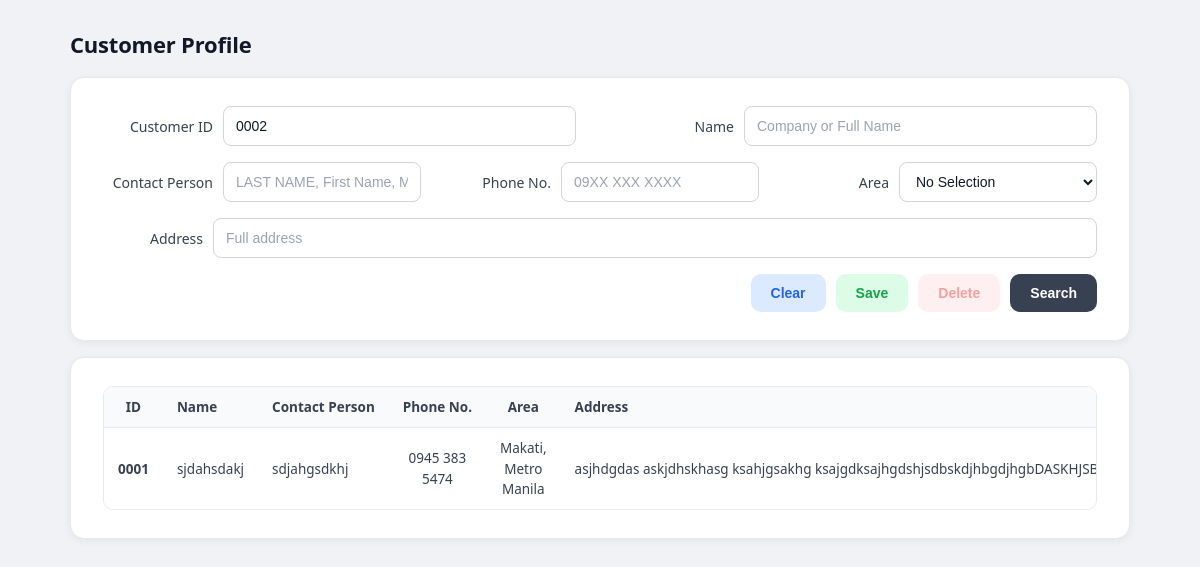
The app's page /profiles/?tab=customer, older data.
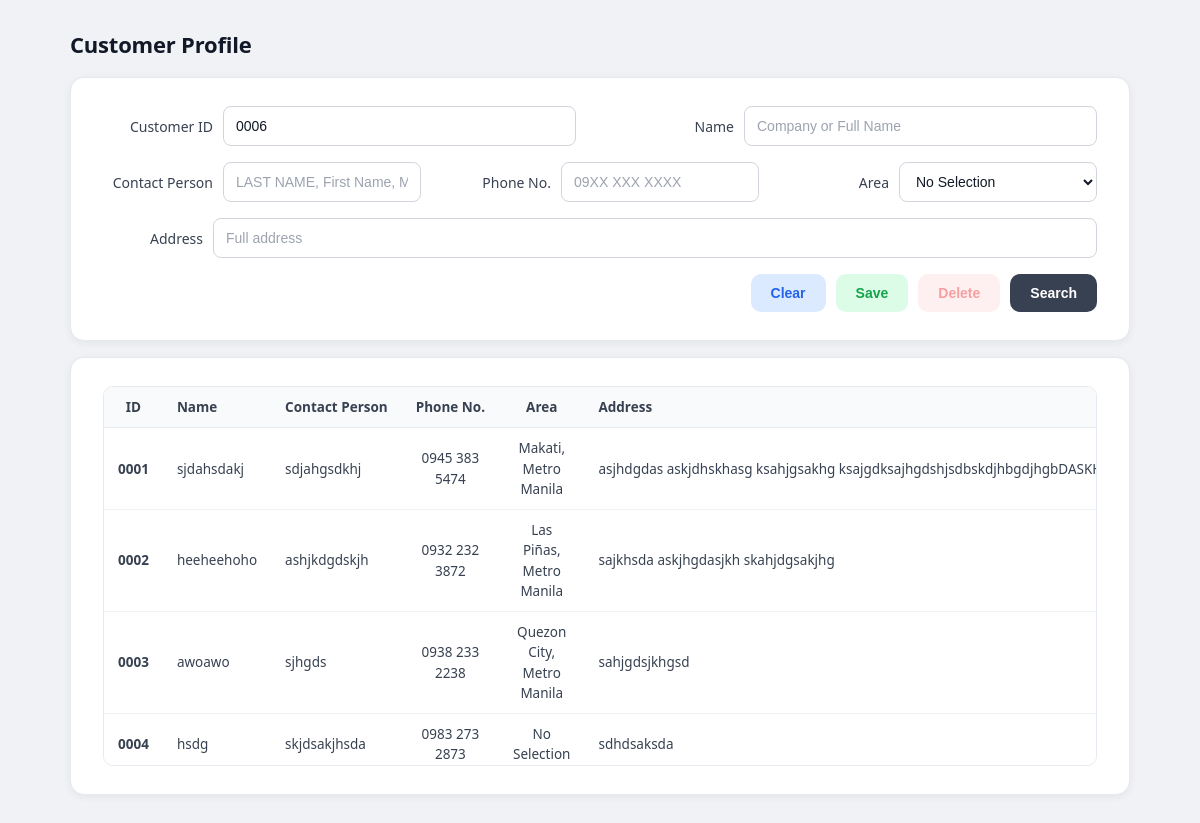
The same page, newer data.
### payroll_app/models.py (models this page shows, shortened)
class Customer(models.Model):
    AREA_CHOICES = [
        ("No Selection", "No Selection"),
        ('Caloocan, Metro Manila', 'Caloocan, Metro Manila'),
        ('Las Piñas, Metro Manila', 'Las Piñas, Metro Manila'),
        ('Makati, Metro Manila', 'Makati, Metro Manila'),
        ('Malabon, Metro Manila', 'Malabon, Metro Manila'),
        ('Mandaluyong, Metro Manila', 'Mandaluyong, Metro Manila'),
        ('Manila, Metro Manila', 'Manila, Metro Manila'),
        ('Marikina, Metro Manila', 'Marikina, Metro Manila'),
        ('Muntinlupa, Metro Manila', 'Muntinlupa, Metro Manila'),
        ('Navotas, Metro Manila', 'Navotas, Metro Manila'),
        ('Parañaque, Metro Manila', 'Parañaque, Metro Manila'),
        ('Pasay, Metro Manila', 'Pasay, Metro Manila'),
        ('Pasig, Metro Manila', 'Pasig, Metro Manila'),
        ('Quezon City, Metro Manila', 'Quezon City, Metro Manila'),
        ('San Juan, Metro Manila', 'San Juan, Metro Manila'),
        ('Taguig, Metro Manila', 'Taguig, Metro Manila'),
        ('Valenzuela, Metro Manila', 'Valenzuela, Metro Manila'),
        ('Pateros, Metro Manila', 'Pateros, Metro Manila'),
        ('Alaminos, Pangasinan', 'Alaminos, Pangasinan'),
        ('Batac, Ilocos Norte', 'Batac, Ilocos Norte'),
        ('Candon, Ilocos Sur', 'Candon, Ilocos Sur'),
        ('Dagupan, Pangasinan', 'Dagupan, Pangasinan'),
        ('Laoag, Ilocos Norte', 'Laoag, Ilocos Norte'),
        ('San Carlos, Pangasinan', 'San Carlos, Pangasinan'),
        ('San Fernando, La Union', 'San Fernando, La Union'),
        ('Urdaneta, Pangasinan', 'Urdaneta, Pangasinan'),
        ('Vigan, Ilocos Sur', 'Vigan, Ilocos Sur'),
        ('Cauayan, Isabela', 'Cauayan, Isabela'),
        ('Ilagan, Isabela', 'Ilagan, Isabela'),
        ('Santiago, Isabela', 'Santiago, Isabela'),
        ('Tuguegarao, Cagayan', 'Tuguegarao, Cagayan'),
        ('Angeles City, Pampanga', 'Angeles City, Pampanga'),
        ('Balanga, Bataan', 'Balanga, Bataan'),
        ('Cabanatuan, Nueva Ecija', 'Cabanatuan, Nueva Ecija'),
        ('Gapan, Nueva Ecija', 'Gapan, Nueva Ecija'),
        ('Mabalacat, Pampanga', 'Mabalacat, Pampanga'),
        ('Malolos, Bulacan', 'Malolos, Bulacan'),
        ('Meycauayan, Bulacan', 'Meycauayan, Bulacan'),
        ('Muñoz, Nueva Ecija', 'Muñoz, Nueva Ecija'),
        ('Olongapo, Zambales', 'Olongapo, Zambales'),
        ('Palayan, Nueva Ecija', 'Palayan, Nueva Ecija'),
        ('San Fernando, Pampanga', 'San Fernando, Pampanga'),
        ('San Jose, Nueva Ecija', 'San Jose, Nueva Ecija'),
        ('San Jose del Monte, Bulacan', 'San Jose del Monte, Bulacan'),
        ('Tarlac City, Tarlac', 'Tarlac City, Tarlac'),
        ('Antipolo, Rizal', 'Antipolo, Rizal'),
        ('Bacoor, Cavite', 'Bacoor, Cavite'),
        ('Batangas City, Batangas', 'Batangas City, Batangas'),
        ('Biñan, Laguna', 'Biñan, Laguna'),
        ('Cabuyao, Laguna', 'Cabuyao, Laguna'),
        ('Calamba, Laguna', 'Calamba, Laguna'),
        ('Calaca, Batangas', 'Calaca, Batangas'),
        ('Carmona, Cavite', 'Carmona, Cavite'),
        ('Cavite City, Cavite', 'Cavite City, Cavite'),
        ('Dasmariñas, Cavite', 'Dasmariñas, Cavite'),
        ('General Trias, Cavite', 'General Trias, Cavite'),
        ('Imus, Cavite', 'Imus, Cavite'),
        ('Lipa, Batangas', 'Lipa, Batangas'),
        ('Lucena, Quezon', 'Lucena, Quezon'),
        ('San Pablo, Laguna', 'San Pablo, Laguna'),
        ('San Pedro, Laguna', 'San Pedro, Laguna'),
        ('Santa Rosa, Laguna', 'Santa Rosa, Laguna'),
        ('Santo Tomas, Batangas', 'Santo Tomas, Batangas'),
        ('Tagaytay, Cavite', 'Tagaytay, Cavite'),
        ('Tanauan, Batangas', 'Tanauan, Batangas'),
        ('Tayabas, Quezon', 'Tayabas, Quezon'),
        ('Trece Martires, Cavite', 'Trece Martires, Cavite'),
        ('Calapan, Oriental Mindoro', 'Calapan, Oriental Mindoro'),
        ('Puerto Princesa, Palawan', 'Puerto Princesa, Palawan'),
        ('Iriga, Camarines Sur', 'Iriga, Camarines Sur'),
        ('Legazpi, Albay', 'Legazpi, Albay'),
        ('Ligao, Albay', 'Ligao, Albay'),
        ('Masbate City, Masbate', 'Masbate City, Masbate'),
        ('Naga, Camarines Sur', 'Naga, Camarines Sur'),
        ('Sorsogon City, Sorsogon', 'Sorsogon City, Sorsogon'),
        ('Tabaco, Albay', 'Tabaco, Albay'),
        ('Bacolod, Negros Occidental', 'Bacolod, Negros Occidental'),
        ('Bago, Negros Occidental', 'Bago, Negros Occidental'),
        ('Cadiz, Negros Occidental', 'Cadiz, Negros Occidental'),
        ('Escalante, Negros Occidental', 'Escalante, Negros Occidental'),
        ('Himamaylan, Negros Occidental', 'Himamaylan, Negros Occidental'),
        ('Iloilo City, Iloilo', 'Iloilo City, Iloilo'),
        ('Kabankalan, Negros Occidental', 'Kabankalan, Negros Occidental'),
        ('La Carlota, Negros Occidental', 'La Carlota, Negros Occidental'),
        ('Passi, Iloilo', 'Passi, Iloilo'),
        ('Roxas, Capiz', 'Roxas, Capiz'),
        ('Sagay, Negros Occidental', 'Sagay, Negros Occidental'),
        ('San Carlos, Negros Occidental', 'San Carlos, Negros Occidental'),
        ('Silay, Negros Occidental', 'Silay, Negros Occidental'),
        ('Sipalay, Negros Occidental', 'Sipalay, Negros Occidental'),
        ('Talisay, Negros Occidental', 'Talisay, Negros Occidental'),
        ('Victorias, Negros Occidental', 'Victorias, Negros Occidental'),
        ('Bais, Negros Oriental', 'Bais, Negros Oriental'),
        ('Bayawan, Negros Oriental', 'Bayawan, Negros Oriental'),
        ('Bogo, Cebu', 'Bogo, Cebu'),
        ('Canlaon, Negros Oriental', 'Canlaon, Negros Oriental'),
        ('Carcar, Cebu', 'Carcar, Cebu'),
        ('Cebu City, Cebu', 'Cebu City, Cebu'),
        ('Danao, Cebu', 'Danao, Cebu'),
        ('Dumaguete, Negros Oriental', 'Dumaguete, Negros Oriental'),
        ('Guihulngan, Negros Oriental', 'Guihulngan, Negros Oriental'),
        ('Lapu-Lapu, Cebu', 'Lapu-Lapu, Cebu'),
        ('Mandaue, Cebu', 'Mandaue, Cebu'),
        ('Naga, Cebu', 'Naga, Cebu'),
        ('San Fernando, Cebu', 'San Fernando, Cebu'),
        ('Talisay, Cebu', 'Talisay, Cebu'),
        ('Tanjay, Negros Oriental', 'Tanjay, Negros Oriental'),
        ('Toledo, Cebu', 'Toledo, Cebu'),
        ('Baybay, Leyte', 'Baybay, Leyte'),
        ('Borongan, Eastern Samar', 'Borongan, Eastern Samar'),
        ('Calbayog, Samar', 'Calbayog, Samar'),
        ('Catbalogan, Samar', 'Catbalogan, Samar'),
        ('Maasin, Southern Leyte', 'Maasin, Southern Leyte'),
        ('Ormoc, Leyte', 'Ormoc, Leyte'),
        ('Tacloban, Leyte', 'Tacloban, Leyte'),
        ('Dapitan, Zamboanga del Norte', 'Dapitan, Zamboanga del Norte'),
        ('Dipolog, Zamboanga del Norte', 'Dipolog, Zamboanga del Norte'),
        ('Isabela, Basilan', 'Isabela, Basilan'),
        ('Pagadian, Zamboanga del Sur', 'Pagadian, Zamboanga del Sur'),
        ('Zamboanga City, Zamboanga del Sur', 'Zamboanga City, Zamboanga del Sur'),
        ('Cagayan de Oro, Misamis Oriental', 'Cagayan de Oro, Misamis Oriental'),
        ('El Salvador, Misamis Oriental', 'El Salvador, Misamis Oriental'),
        ('Gingoog, Misamis Oriental', 'Gingoog, Misamis Oriental'),
        ('Iligan, Lanao del Norte', 'Iligan, Lanao del Norte'),
        ('Malaybalay, Bukidnon', 'Malaybalay, Bukidnon'),
        ('Oroquieta, Misamis Occidental', 'Oroquieta, Misamis Occidental'),
        ('Ozamiz, Misamis Occidental', 'Ozamiz, Misamis Occidental'),
        ('Tangub, Misamis Occidental', 'Tangub, Misamis Occidental'),
        ('Valencia, Bukidnon', 'Valencia, Bukidnon'),
        ('Davao City, Davao del Sur', 'Davao City, Davao del Sur'),
        ('Digos, Davao del Sur', 'Digos, Davao del Sur'),
        ('Mati, Davao Oriental', 'Mati, Davao Oriental'),
        ('Panabo, Davao del Norte', 'Panabo, Davao del Norte'),
        ('Samal, Davao del Norte', 'Samal, Davao del Norte'),
        ('Tagum, Davao del Norte', 'Tagum, Davao del Norte'),
        ('General Santos, South Cotabato', 'General Santos, South Cotabato'),
        ('Kidapawan, Cotabato', 'Kidapawan, Cotabato'),
        ('Koronadal, South Cotabato', 'Koronadal, South Cotabato'),
        ('Tacurong, Sultan Kudarat', 'Tacurong, Sultan Kudarat'),
        ('Bislig, Surigao del Sur', 'Bislig, Surigao del Sur'),
        ('Butuan, Agusan del Norte', 'Butuan, Agusan del Norte'),
        ('Cabadbaran, Agusan del Norte', 'Cabadbaran, Agusan del Norte'),
        ('Surigao City, Surigao del Norte', 'Surigao City, Surigao del Norte'),
        ('Tandag, Surigao del Sur', 'Tandag, Surigao del Sur'),
        ('Baguio, Benguet', 'Baguio, Benguet'),
        ('Tabuk, Kalinga', 'Tabuk, Kalinga'),
        ('Cotabato City, Maguindanao del Norte', 'Cotabato City, Maguindanao del Norte'),
        ('Lamitan, Basilan', 'Lamitan, Basilan'),
        ('Marawi, Lanao del Sur', 'Marawi, Lanao del Sur'),
    ]
    customer_id = models.CharField(max_length=4, primary_key=True, editable=False)
    name = models.CharField(max_length=50)
    contact_person = models.CharField(max_length=50)
    phone_no = models.CharField(max_length=13)
    address = models.CharField(max_length=150)
    area = models.CharField(
        max_length=100,
        choices=AREA_CHOICES,
        default="No Selection",
        blank=True,
    )
    class Meta:
        db_table = "CUSTOMER"

### payroll_app/views.py (the view, shortened to what this page needs)
# urls.py: path("profiles/", views.profiles, name="profiles"),
def profiles(request):
    active_tab = request.GET.get("tab", "product")
    products = Product.objects.all().order_by("product_id")
    customers = Customer.objects.all().order_by("customer_id")
    agents = Agent.objects.all().order_by("agent_id")
    banks = Bank.objects.all().order_by("bank_id")
    if active_tab == "customer":
        customer_id = (request.GET.get("customer_id") or "").strip()
        name = request.GET.get("name")
        contact_person = request.GET.get("contact_person")
        phone_no = (request.GET.get("phone_no") or "").strip()
        area = request.GET.get("area")
        address = request.GET.get("address")
        if customer_id:
            customers = customers.filter(customer_id__icontains=customer_id)
        if name:
            customers = customers.filter(name__icontains=name)
        if contact_person:
            customers = customers.filter(contact_person__icontains=contact_person)
        if phone_no:
            customers = customers.filter(phone_no__icontains=phone_no)
        if area and area != "No Selection":
            customers = customers.filter(area=area)
        if address:
            customers = customers.filter(address__icontains=address)
    context = {
        "active_tab": active_tab,
        "products": products,
        "customers": customers,
        "agents": agents,
        "banks": banks,
        "next_product_id": next_padded_id(Product, "product_id", 5),
        "next_customer_id": next_padded_id(Customer, "customer_id", 4),
        "next_agent_id": next_padded_id(Agent, "agent_id", 4),
        "next_bank_id": next_padded_id(Bank, "bank_id", 4),
        "area_choices": Customer.AREA_CHOICES,
    }
    return render(request, "profiles.html", context)

### payroll_app/models.py (called while the page is built)
def next_padded_id(model_cls, field_name: str, width: int) -> str:
    current_max = model_cls.objects.aggregate(m=Max(field_name))["m"]
    if not current_max:
        return str(1).zfill(width)
    return str(int(current_max) + 1).zfill(width)

### payroll_app/templates/profiles.html (shortened to what the changed rows need)
{% extends 'base.html' %}
{% load static %}
{% block content %}
<div class="page-wrap">
	{% if active_tab == 'customer' %}
		<h1 class="page-title">Customer Profile</h1>
		<div class="pf-card">
			<form id="customerForm" method="POST" action="{% url 'customer_create' %}" novalidate>
				<div class="pf-form-cols" style="margin-bottom:16px;">
					<div class="pf-field" style="margin-bottom:0;">
						<label class="pf-label" for="customer_id">Customer ID</label>
						<div>
							<input type="text" class="pf-input" id="customer_id" name="customer_id" value="{% if request.GET.customer_id %}{{ request.GET.customer_id }}{% elif request.GET.name or request.GET.contact_person or request.GET.phone_no or request.GET.area or request.GET.address %}{% else %}{{ next_customer_id }}{% endif %}">
						</div>
					</div>
					<div class="pf-field" style="margin-bottom:0;">
						<label class="pf-label" for="customer_name">Name</label>
						<div>
							<input type="text" class="pf-input" id="customer_name" name="name" value="{{ request.GET.name|default:'' }}" maxlength="50" autocomplete="off" placeholder="Company or Full Name">
						</div>
					</div>
				</div>
				<div class="pf-row-3">
					<div class="pf-field">
						<label class="pf-label" for="contact_person">Contact Person</label>
						<div>
							<input type="text" class="pf-input" id="contact_person" name="contact_person" value="{{ request.GET.contact_person|default:'' }}" maxlength="50" autocomplete="off" placeholder="LAST NAME, First Name, M.I.">
						</div>
					</div>
					<div class="pf-field">
						<label class="pf-label" for="customer_phone">Phone No.</label>
						<div>
							<input type="text" class="pf-input" id="customer_phone" name="phone_no" value="{{ request.GET.phone_no|default:'' }}" maxlength="13" placeholder="09XX XXX XXXX" autocomplete="off">
						</div>
					</div>
					<div class="pf-field">
						<label class="pf-label" for="area">Area</label>
						<div>
							<select class="pf-select" id="area" name="area">
								{% for value, label in area_choices %}
									<option value="{{ value }}" {% if request.GET.area == value %}selected{% endif %}>{{ label }}</option>
								{% endfor %}
							</select>
						</div>
					</div>
				</div>
				<div class="pf-row-full">
					<div class="pf-field" style="grid-template-columns: 100px 1fr;">
						<label class="pf-label" for="customer_address">Address</label>
						<div>
							<input type="text" class="pf-input" id="customer_address" name="address" value="{{ request.GET.address|default:'' }}" maxlength="150" autocomplete="off" placeholder="Full address">
						</div>
					</div>
				</div>
				<div class="pf-actions">
					<button type="button" id="clearBtnCustomer" class="pf-btn pf-btn-clear">Clear</button>
					<button type="submit" id="saveBtnCustomer" class="pf-btn pf-btn-save">Save</button>
					<button type="button" id="deleteBtnCustomer" class="pf-btn pf-btn-delete" disabled>Delete</button>
					<button type="button" id="searchBtnCustomer" class="pf-btn pf-btn-search">Search</button>
				</div>
			</form>
		</div>
		<div class="pf-card">
			<div class="pf-table-wrap">
				<table class="pf-table" style="min-width:900px;">
					<thead>
						<tr>
							<th style="width:70px;">ID</th>
							<th class="col-desc" style="width:160px;">Name</th>
							<th class="col-desc" style="width:180px;">Contact Person</th>
							<th style="width:140px;">Phone No.</th>
							<th style="width:180px;">Area</th>
							<th class="col-desc">Address</th>
						</tr>
					</thead>
					<tbody>
						{% for customer in customers %}
							<tr class="customer-row" title="Click to edit" data-id="{{ customer.customer_id }}" data-name="{{ customer.name }}" data-contact="{{ customer.contact_person }}" data-phone="{{ customer.phone_no }}" data-area="{{ customer.area }}" data-address="{{ customer.address }}">
								<td class="col-id">{{ customer.customer_id }}</td>
								<td class="col-desc">{{ customer.name }}</td>
								<td class="col-desc">{{ customer.contact_person }}</td>
								<td>{{ customer.phone_no }}</td>
								<td>{{ customer.area }}</td>
								<td class="col-desc" style="white-space:nowrap;">{{ customer.address }}</td>
							</tr>
						{% empty %}
							<tr>
								<td colspan="6" style="padding:1.5rem; color:#9ca3af; text-align:center;">No customers found.</td>
							</tr>
						{% endfor %}
					</tbody>
				</table>
			</div>
		</div>
	{% endif %}
</div>
{% endblock %}

Row changes from the older to the newer data that the page shows:
added Customer: customer_id "0002", name "heeheehoho", contact_person "ashjkdgdskjh", phone_no "0932 232 3872", area "Las Piñas, Metro Manila", address "sajkhsda askjhgdasjkh skahjdgsakjhg"
added Customer: customer_id "0003", name "awoawo", contact_person "sjhgds", phone_no "0938 233 2238", area "Quezon City, Metro Manila", address "sahjgdsjkhgsd"
added Customer: customer_id "0004", name "hsdg", contact_person "skjdsakjhsda", phone_no "0983 273 2873", area "No Selection", address "sdhdsaksda"
Text that changed along with them:
form field customer_id: "0002" → "0006"
